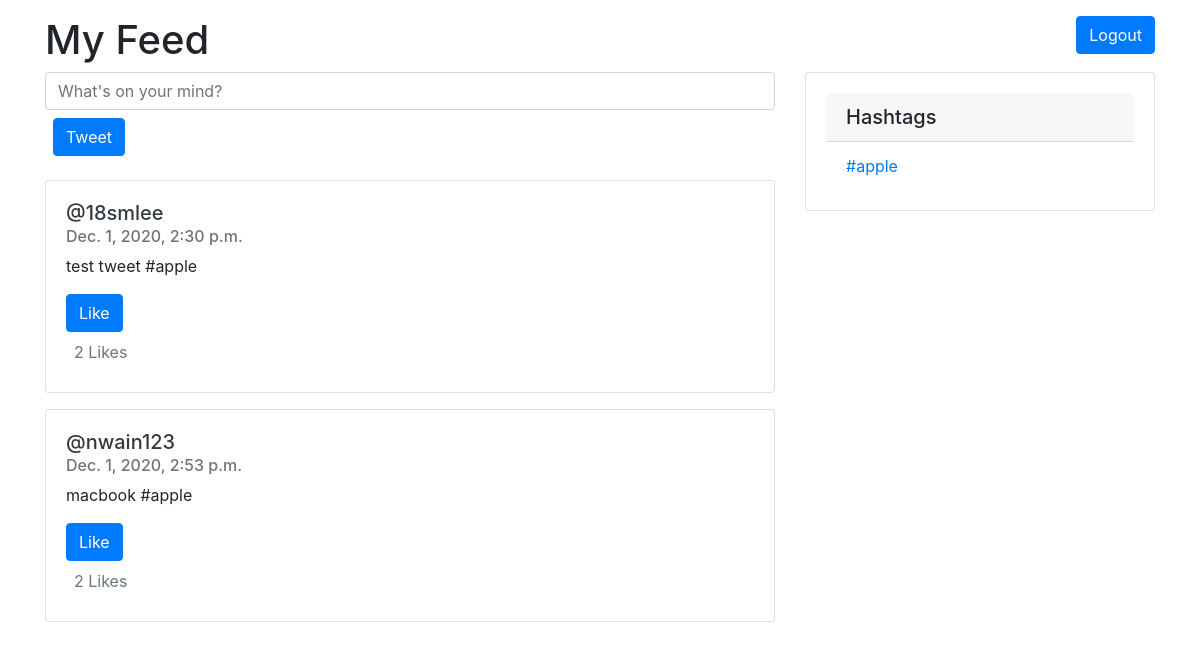
/home/, run on the app's committed database.
### twitterApp/models.py (models this page shows, shortened)
class Tweet(models.Model):
    author = models.ForeignKey(User, on_delete=models.CASCADE)
    body = models.TextField()
    timeStamp = models.DateTimeField(auto_now=True)
    tags = models.ManyToManyField('Hashtag', blank=True)
    likes = models.ManyToManyField(User, related_name='likedTweet')
    def total_likes(self):
        return self.likes.count()

class Hashtag(models.Model):
    title = models.CharField(max_length=20)

### twitterApp/views.py (the view, shortened to what this page needs)
# urls.py: path('home/', home_view, name="home_view"),
def home_view(request):
    hashtags = Hashtag.objects.all()
    tweets = Tweet.objects.all()
    for tweet in tweets:
        print(tweet.body)
        print(tweet.total_likes())
    hashtagTitles =[]
    for hashtag in hashtags:
        hashtagTitles.append(hashtag.title)
    return render(request, 'home.html', {'tweets': tweets, 'hashtags': hashtags})

### twitterApp/templates/home.html (shortened to what this page needs)
<!doctype html>
<html lang="en">
  <head>
    <link rel="stylesheet" href="https://stackpath.bootstrapcdn.com/bootstrap/4.3.1/css/bootstrap.min.css">
  </head>
  <body>
    <div class="container">
      <div class="row justify-content-between">
        <div class="col-4 mt-3">
          <h1>My Feed</h1>
        </div>
        <div class="col-4">
          <a class="btn btn-primary mt-3 float-right" href="http://127.0.0.1:8000/" role="button">Logout</a>
        </div>
      </div>
    </div>
    <div class="container">
      <div class="row">
        <div class="col">
          <form method="POST" action="/home/">
            <input name="tweetBody" class="form-control" placeholder="What's on your mind?">
            <input class="btn btn-primary m-2 mb-4" type="submit" value='Tweet'>
          </form>
          {% for tweet in tweets %}
            <div class="card mb-3">
              <div class="card-body">
                <h5><a class="text-dark" href="{% url 'profile_view' tweet.author%}">@{{tweet.author}}</a></h5>
                <h6 class="card-subtitle mb-2 text-muted">{{tweet.timeStamp}}</h6>
                <p class="card-text">{{tweet.body}}</p>
                <form method="POST" action="{% url 'like_view' tweet.id%}">
                  <button class="btn btn-primary sm-4" type="submit" name="tweet_ID" value='{{ tweet.id }}'> Like </button>
                </form>
                <p class="card-text m-2 mb-0 text-muted">{{tweet.total_likes}} Likes</p>
              </div>
            </div>
          {% endfor %}
        </div>
        <div class="col-4">
          <div class="card mb-3">
            <div class="card-body">
              <h5 class="card-header">Hashtags</h5>
              <ul class="list-group list-group-flush">
                {% for hashtag in hashtags%}
                <li class="list-group-item"><a href="{% url 'hashtag_view' hashtag.title%}" class="card-link">#{{hashtag.title}}</a></li>
                {% endfor %}
              </ul>
            </div>
          </div>
        </div>
    </div>
  </body>
</html>

### data on the page
Tweet: author "18smlee", timeStamp "Dec. 1, 2020, 2:30 p.m.", body "test tweet #apple", total_likes "2"
Tweet: author "nwain123", timeStamp "Dec. 1, 2020, 2:53 p.m.", body "macbook #apple", total_likes "2"
Hashtag: title "apple"
